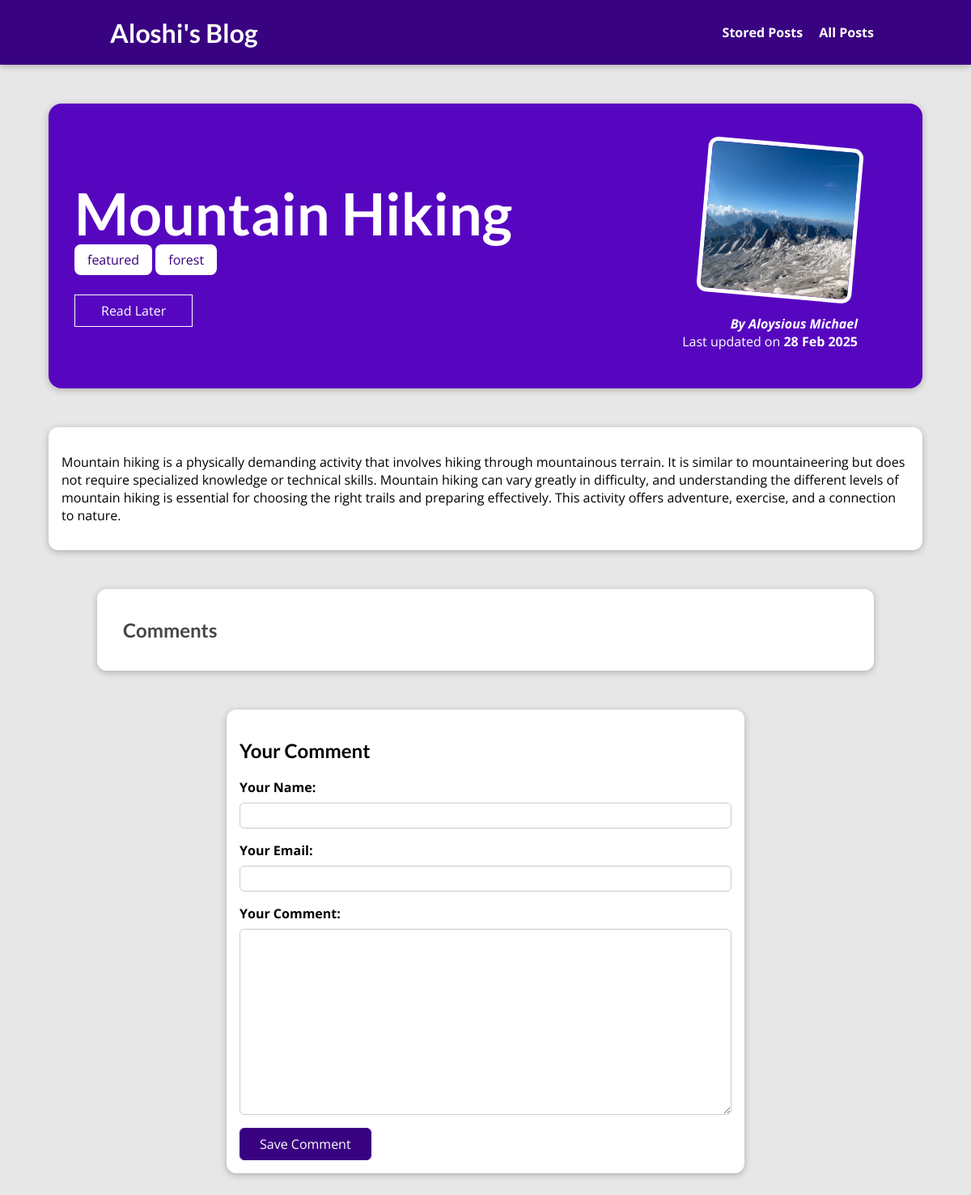
The app's page /posts/hike-in-the-mountains/ with its own data.
### blog/models.py (models this page shows, shortened)
class Post(models.Model):
    title=models.CharField(max_length=100)
    excerpt=models.CharField(max_length=200)
    image=models.ImageField(upload_to="posts",null=True)
    date=models.DateField(auto_now=True)
    slug=models.SlugField(unique=True,db_index=True)
    content=models.TextField(validators=[MinLengthValidator(10)])
    author=models.ForeignKey(
        Author,on_delete=models.SET_NULL,null=True,related_name="posts")
    tags=models.ManyToManyField(Tag)

class Tag(models.Model):
    caption=models.CharField(max_length=20)

class Author(models.Model):
    first_name=models.CharField(max_length=100)
    last_name=models.CharField(max_length=100)
    email_address=models.EmailField()
    def full_name(self):
        return f"{self.first_name} {self.last_name}"
    def __str__(self):
        return self.full_name()

### blog/views.py (the view, shortened to what this page needs)
# urls.py: path("posts/<slug:slug>/", views.PostDetailView.as_view(), name="post-detail-page"),
class PostDetailView(View):
    def is_stored_post(self,request,post_id):
        stored_posts=request.session.get("stored_posts")
        if stored_posts is not None:
            is_saved_for_later=post_id in stored_posts
        else:
            is_saved_for_later=False
        return is_saved_for_later
    def get(self, request, slug):
        post = Post.objects.get(slug=slug)
        context = {
            "post": post,
            "post_tags": post.tags.all(),
            "comment_form": CommentForm(),
            "comments":post.comments.all().order_by("-id"),
            "saved_for_later":self.is_stored_post(request,post.id)
        }
        return render(request, "blog/post-detail.html", context)

### blog/forms.py
class CommentForm(forms.ModelForm):
    class Meta:
        model=Comment
        exclude=["post"]
        labels={
            "user_name":"Your Name",
            "user_email":"Your Email",
            "text":"Your Comment"
        }

### blog/templates/blog/post-detail.html (shortened to what this page needs)
{% extends "base.html" %}
{% load static %}
{% block css_file %}
    <link rel="stylesheet" href="{% static 'blog/post-detail.css' %}"/>
{% endblock %}
{% block content %}
<section id ="summary">
    <h2>{{ post.title }}</h2>
    <div>
        {% for tag in post_tags %}
           <span class="tag">{{ tag.caption }}</span>
        {% endfor %}
    </div>
    <div id="read-later">
        <form action="{% url "read-later"%}" method="POST">
        <button>
            {% if saved_for_later %}
                Remove from "Read Later" List
            {% else %}
                Read Later
            {%endif%}
        </button>
        </form>
    </div>
    <article>
        <img src="{{post.image.url}}" alt="{{post.title}}"/>
        <address>By <a href="mailto:{{post.author.email_address}}"> {{ post.author }}</a></address>
        <div>
            Last updated on
            <time>{{ post.date|date:"d M Y" }}</time>
        </div>
    </article>
</section>
<main>
    {{ post.content| linebreaks }}
</main>
<section id="comments">
    <h2>Comments</h2>
</section>
<section id="comment-form">
    <h2>Your Comment</h2>
    <form action="{% url "post-detail-page" post.slug%}" method="POST">
        {% for form_field in comment_form %}
        <div class="form-control {% if form_field.errors%}invalid{% endif %}">
            {{ form_field.label_tag}}
            {{form_field}}
        </div>
        {%endfor%}
        <button type="submit">Save Comment</button>
    </form>
</section>
{% endblock %}

### static/app.css (style rules this page uses)
* { box-sizing: border-box; }
html { font-family: 'Open Sans', 'Lato', sans-serif; }
body { margin: 0; }
h1, h2, h3 { font-family: 'Lato', sans-serif; font-weight: bold; }

### blog/static/blog/post-detail.css (style rules this page uses)
body { background-color: #e7e7e7; }
#summary { margin: 8rem auto 3rem auto; padding: 2rem; width: 90%; max-width: 90rem; border-radius: 16px; background-color: #5706c0; position: relative; box-shadow: 0 2px 8px rgba(0, 0, 0, 0.25); height: 22rem; }
#summary h2 { color: white; font-size: 4.5rem; margin-bottom: 0.25rem; }
#summary article { position: absolute; top: 2rem; right: 3rem; padding: 1rem 2rem; border-radius: 12px; text-align: right; color: white; }
#summary article img { width: 12rem; height: 12rem; border-radius: 12px; transform: rotateZ(5deg); border: 5px solid white; margin-bottom: 1rem; }
#summary address { font-weight: bold; }
#summary a { color: white; text-decoration: none; }
#summary time { font-weight: bold; }
#read-later { margin: 2rem 0; }
#read-later button { background-color: transparent; border: 1px solid white; padding: 0.5rem 2rem; font: inherit; color: white; cursor: pointer; }
main { width: 90%; max-width: 90rem; margin: 3rem auto; background-color: white; padding: 1rem; border-radius: 12px; box-shadow: 0 2px 8px rgba(0, 0, 0, 0.25); }
.tag { background-color: white; color: #390281; padding: 0.5rem 1rem; border-radius: 8px; }
#comment-form { margin: 3rem auto; width: 90%; max-width: 40rem; border-radius: 12px; background-color: white; box-shadow: 0 2px 8px rgba(0, 0, 0, 0.25); padding: 1rem; }
#comment-form button { font: inherit; background-color: #390281; color: white; border: 1px solid #390281; padding: 0.5rem 1.5rem; border-radius: 6px; cursor: pointer; }
.form-control { margin-bottom: 1rem; }
.form-control label { font-weight: bold; margin-bottom: 0.5rem; display: block; }
.form-control input, .form-control textarea { display: block; width: 100%; font: inherit; padding: 0.25rem; border-radius: 6px; border: 1px solid #ccc; }
#comments { margin: 3rem auto; width: 90%; max-width: 60rem; border-radius: 12px; background-color: white; box-shadow: 0 2px 8px rgba(0, 0, 0, 0.25); padding: 1rem 2rem; }
#comments h2 { color: #464646; }

### records on screen
Post: title "Mountain Hiking", image (picture), author "Aloysious Michael", date "28 Feb 2025", content "Mountain hiking is a physically demanding activity that involves hiking through mountainous terrain. It is similar to mountaineering but does not require specialized knowledge or technical skills. Mountain hiking can vary greatly in difficulty, and understanding the different levels of mountain hiking is essential for choosing the right trails and preparing effectively. This activity offers adventure, exercise, and a connection to nature."
Tag: caption "featured"
Tag: caption "forest"
